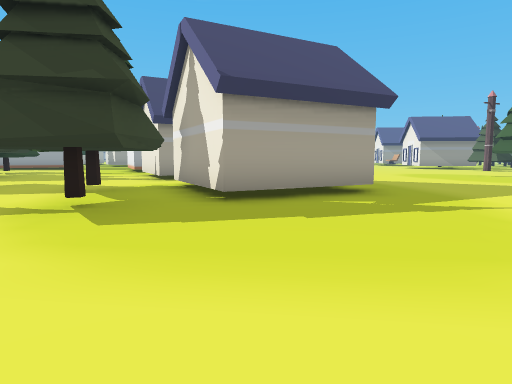
View 1 (above)

24 first-person views from a walk through a level from a Godot 3-D game. The camera is 1.3 m above the floor, tilts 6° down and sees 75° across. The floor is counted in squares, 2 m on a side. Each view is taken from the middle of a square. On the plan, view 1 faces up. The plan holds only what a view shows up to about 10 squares ahead; the rest is blank. The place goes on beyond the plan. Flat picture figures and markers are not drawn. Some surface patterns are stand-ins.

View 2
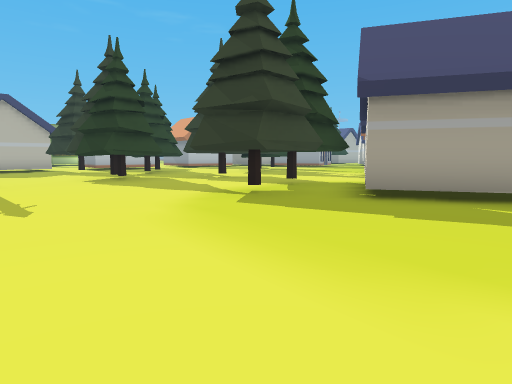

View 3
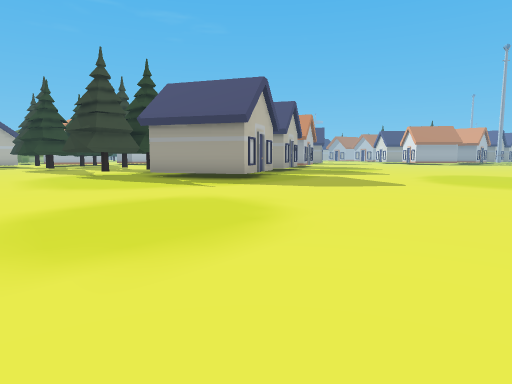

View 4
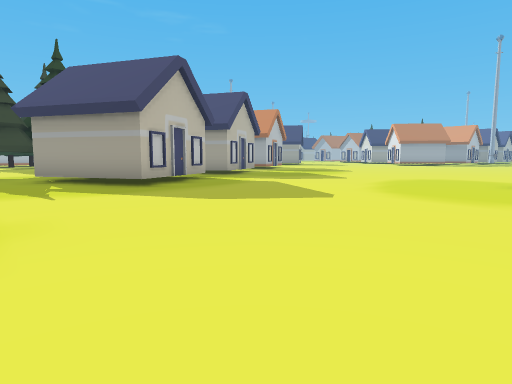

View 5
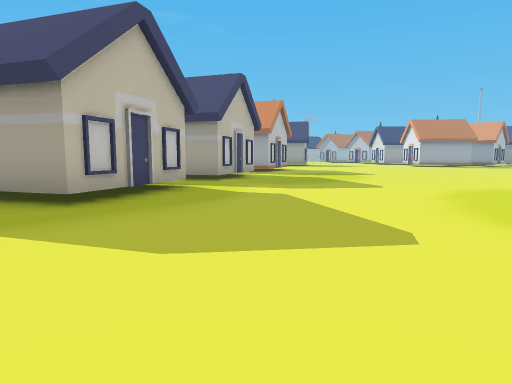

View 6
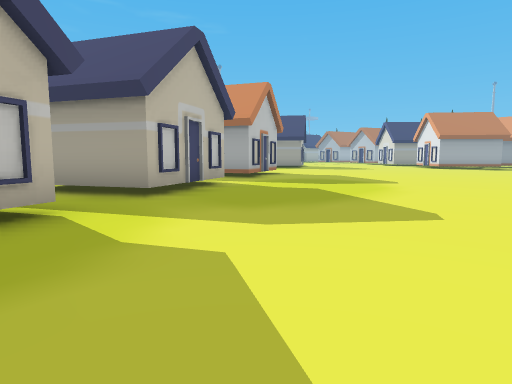

View 7
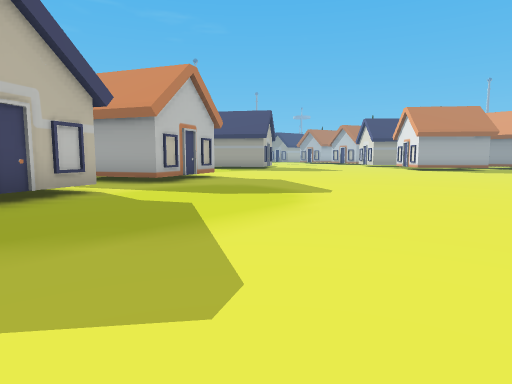

View 8
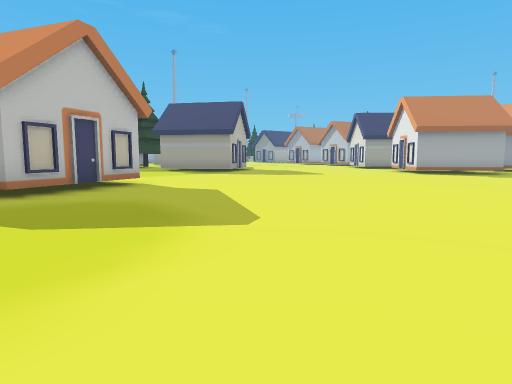

View 9
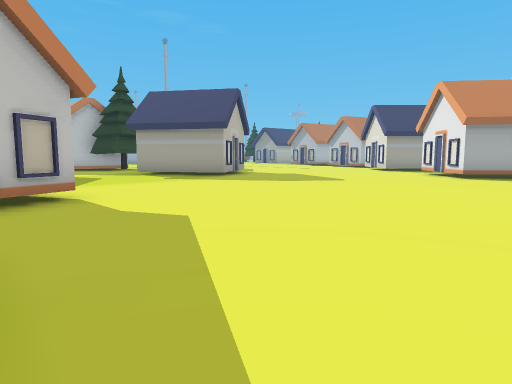

View 10
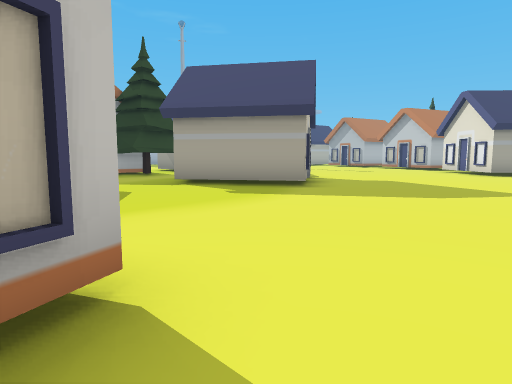

View 11
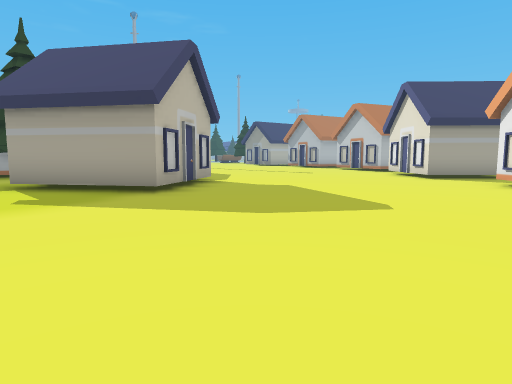

View 12
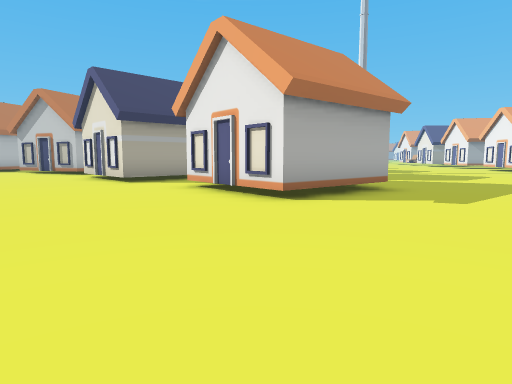

View 13
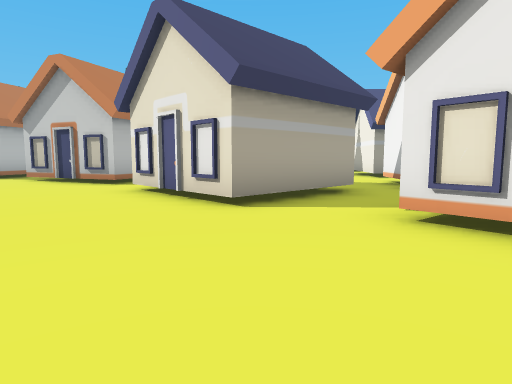

View 14
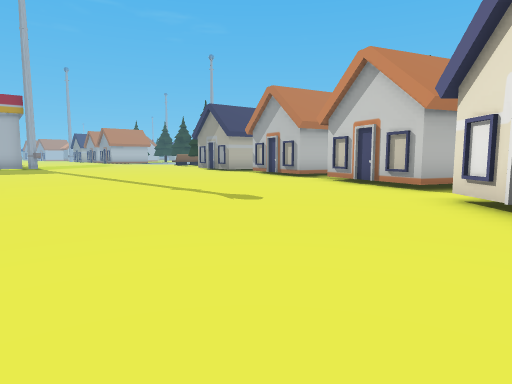

View 15
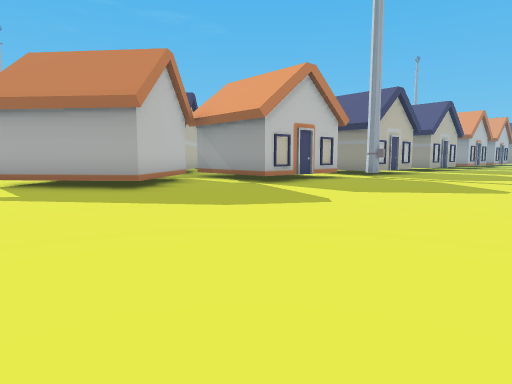

View 16
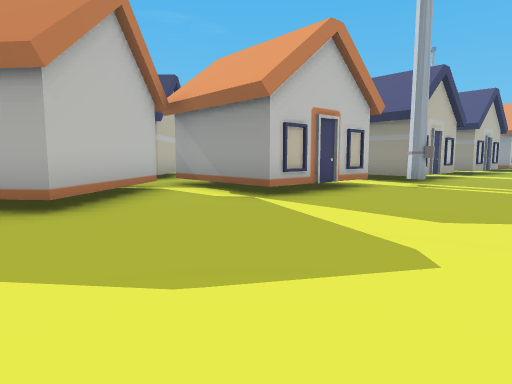

View 17
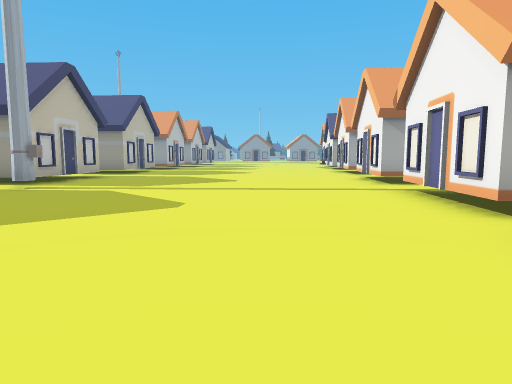

View 18
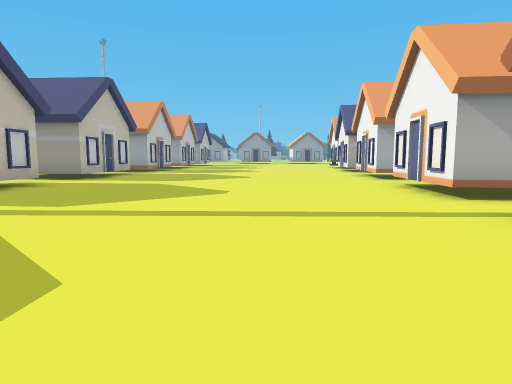

View 19
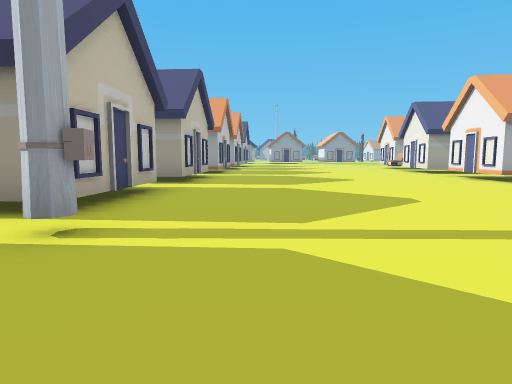

View 20
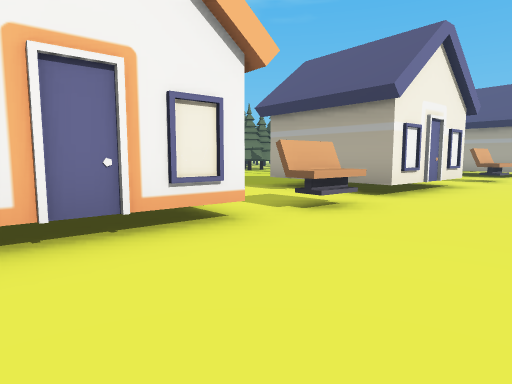

View 21
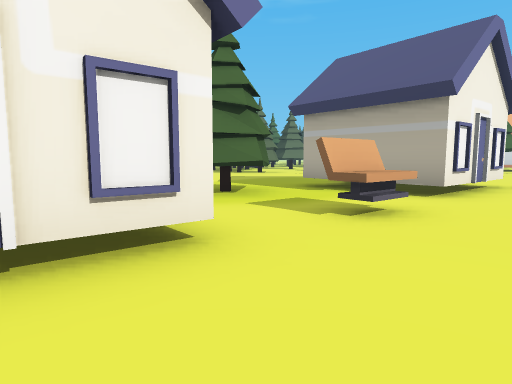

View 22
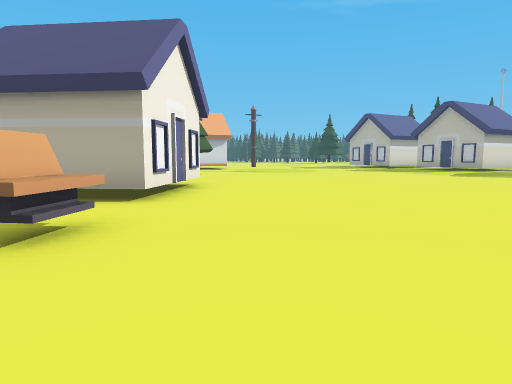

View 23
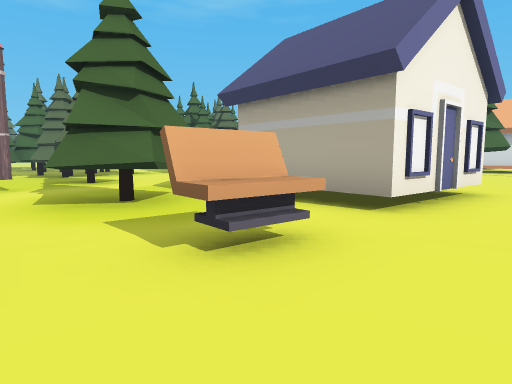

View 24
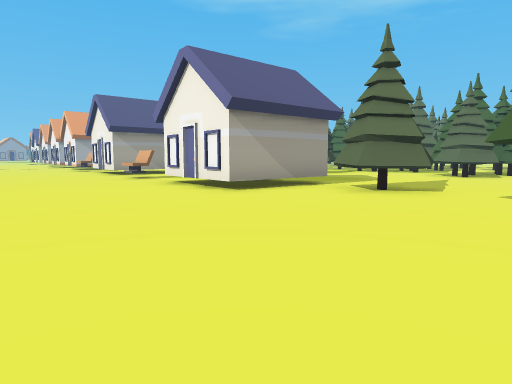

### Floor plan
Key: @ floor where view 1 was taken; # wall or solid block; . main floor; : floor 0.25 m higher than the main floor; T tree; W tower; B bench; O other object.
Columns run from 15 left of view 1 to 12 right of it. Each row starts with its distance up from view 1.
 43                   #........#
 42                  ##........#
 41                  ...........
 40                  ..........#
 39                   #.......##
 38                   #.......#
 37                  ##.......##
 36     #.        .. .W.........
 35     .####     .###........#
 34    ....##    ..# #........#
 33   .......#  #..# #........#
 32  ........####..###..........
 31 :.........##...#..........B.
 30 :............####...........
 29 :............####.........##
 28 :.............##.........##
 27       ...................#
 26       ............ .........
 25        #..........   .......
 24        ##.......... .....B..
 23     T  ##.......... ........
 22   TT..##.................###
 21    T.....................#
 20      ....................#
 19       ...................###
 18          ..................#
 17            ##.............##
 16             #..............#
 15            ##...............
 14            #.............TT
 13               #.........  T
 12               #........
 11               ##........
 10         O. .###.........
  9        OO.......#.......
  8           ....  #.......
  7          TT TT# ##.......
  6          TT TT####.......
  5          ...TT.#.........
  4       T TT..TT...........
  3       . T....T...........
  2       ...................
  1        .. ...............
  0              ..@..  .....

Where each view was taken, in squares from view 1:
view 1: 0 up, 0 right, facing up
view 2: 0 up, 2 right, facing up-left
view 3: 0 up, 9 right, facing up-left
view 4: 3 up, 9 right, facing up-left
view 5: 5 up, 7 right, facing up-left
view 6: 8 up, 5 right, facing up-left
view 7: 11 up, 5 right, facing up-left
view 8: 14 up, 4 right, facing up-left
view 9: 16 up, 2 right, facing up-left
view 10: 17 up, 2 left, facing up-left
view 11: 20 up, 1 left, facing up-left
view 12: 22 up, 1 left, facing up
view 13: 26 up, 4 left, facing up
view 14: 27 up, 5 left, facing up-left
view 15: 26 up, 8 right, facing up-left
view 16: 28 up, 6 right, facing up-left
view 17: 29 up, 8 right, facing up
view 18: 32 up, 8 right, facing up
view 19: 33 up, 5 right, facing up
view 20: 35 up, 8 right, facing down-right
view 21: 28 up, 8 right, facing down-right
view 22: 27 up, 8 right, facing down
view 23: 26 up, 8 right, facing down-right
view 24: 14 up, 5 right, facing up-right
